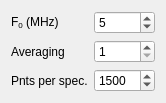
    <widget class="QWidget" name="formLayoutWidget_6">
     <property name="geometry">
      <rect>
       <x>10</x>
       <y>30</y>
       <width>141</width>
       <height>71</height>
      </rect>
     </property>
     <layout class="QFormLayout" name="formLayout_2">
      <item row="0" column="0">
       <widget class="QLabel" name="qcm_f0_label">
        <property name="text">
         <string>&lt;html&gt;&lt;head/&gt;&lt;body&gt;&lt;p&gt;F&lt;span style=&quot; vertical-align:sub;&quot;&gt;0&lt;/span&gt; (MHz)&lt;/p&gt;&lt;/body&gt;&lt;/html&gt;</string>
        </property>
        <property name="textFormat">
         <enum>Qt::RichText</enum>
        </property>
       </widget>
      </item>
      <item row="0" column="1">
       <widget class="QSpinBox" name="set_f0">
        <property name="toolTip">
         <string>Resonant frequency of QCM crystal. This is used when &quot;find resonances&quot; option is selected. </string>
        </property>
        <property name="minimum">
         <number>4</number>
        </property>
        <property name="maximum">
         <number>12</number>
        </property>
        <property name="value">
         <number>5</number>
        </property>
       </widget>
      </item>
      <item row="1" column="0">
       <widget class="QLabel" name="averaging_label">
        <property name="text">
         <string>Averaging</string>
        </property>
       </widget>
      </item>
      <item row="1" column="1">
       <widget class="QSpinBox" name="set_qcm_averaging">
        <property name="toolTip">
         <string>Number of times to average each QCM spectrum. This will make data cleaner but acquisition will be slower.</string>
        </property>
        <property name="minimum">
         <number>1</number>
        </property>
        <property name="maximum">
         <number>50</number>
        </property>
        <property name="value">
         <number>1</number>
        </property>
       </widget>
      </item>
      <item row="2" column="0">
       <widget class="QLabel" name="qcm_points_label">
        <property name="text">
         <string>Pnts per spec.</string>
        </property>
       </widget>
      </item>
      <item row="2" column="1">
       <widget class="QSpinBox" name="set_band_points">
        <property name="toolTip">
         <string>Number of points to acquire in each QCM spectrum.</string>
        </property>
        <property name="minimum">
         <number>50</number>
        </property>
        <property name="maximum">
         <number>10000</number>
        </property>
        <property name="singleStep">
         <number>50</number>
        </property>
        <property name="value">
         <number>1500</number>
        </property>
       </widget>
      </item>
     </layout>
    </widget>
